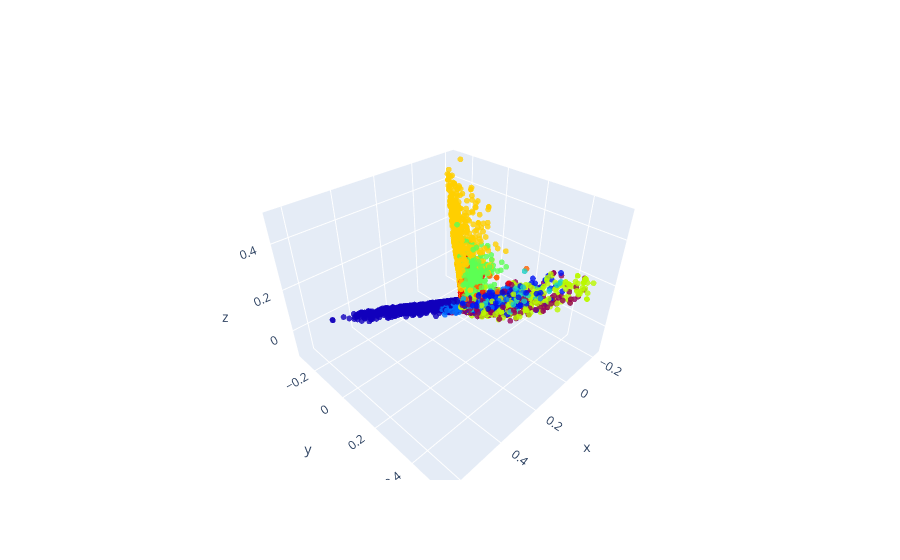

The notebook cell this image was saved under:
### Code cell
# Plot 3d plot with plotly
import plotly.graph_objects as go
fig = go.Figure(data=[go.Scatter3d(x=train_data_kpca[:,0], y=train_data_kpca[:,1], z=train_data_kpca[:,2], mode='markers', marker=dict(size=2, color=limited_labels, colorscale='rainbow', opacity=0.8))])
fig.show()

### Figure 1 — Plotly figure (JSON) as saved in the notebook; plotly's stock layout.template omitted (floating-point values rounded to 4 significant figures; data arrays with more than 128 entries replaced by an {"elided": "..."} marker saying what was removed)
{"data": [{"marker": {"color": {"elided": "10000 int values"}, "colorscale": [[0, "rgb(150,0,90)"], [0.125, "rgb(0,0,200)"], [0.25, "rgb(0,25,255)"], [0.375, "rgb(0,152,255)"], [0.5, "rgb(44,255,150)"], [0.625, "rgb(151,255,0)"], [0.75, "rgb(255,234,0)"], [0.875, "rgb(255,111,0)"], [1, "rgb(255,0,0)"]], "opacity": 0.8, "size": 2}, "mode": "markers", "type": "scatter3d", "x": {"elided": "10000 float values"}, "y": {"elided": "10000 float values"}, "z": {"elided": "10000 float values"}}], "layout": {}}
